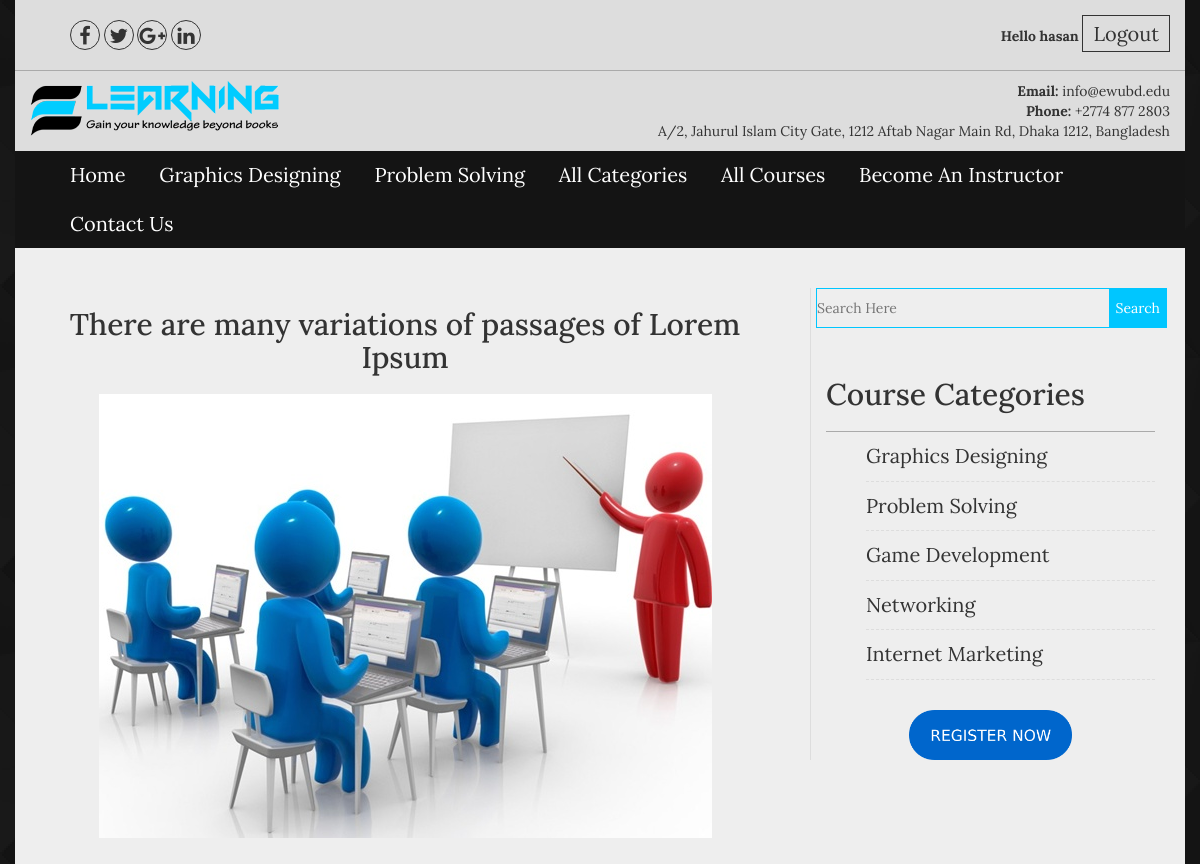
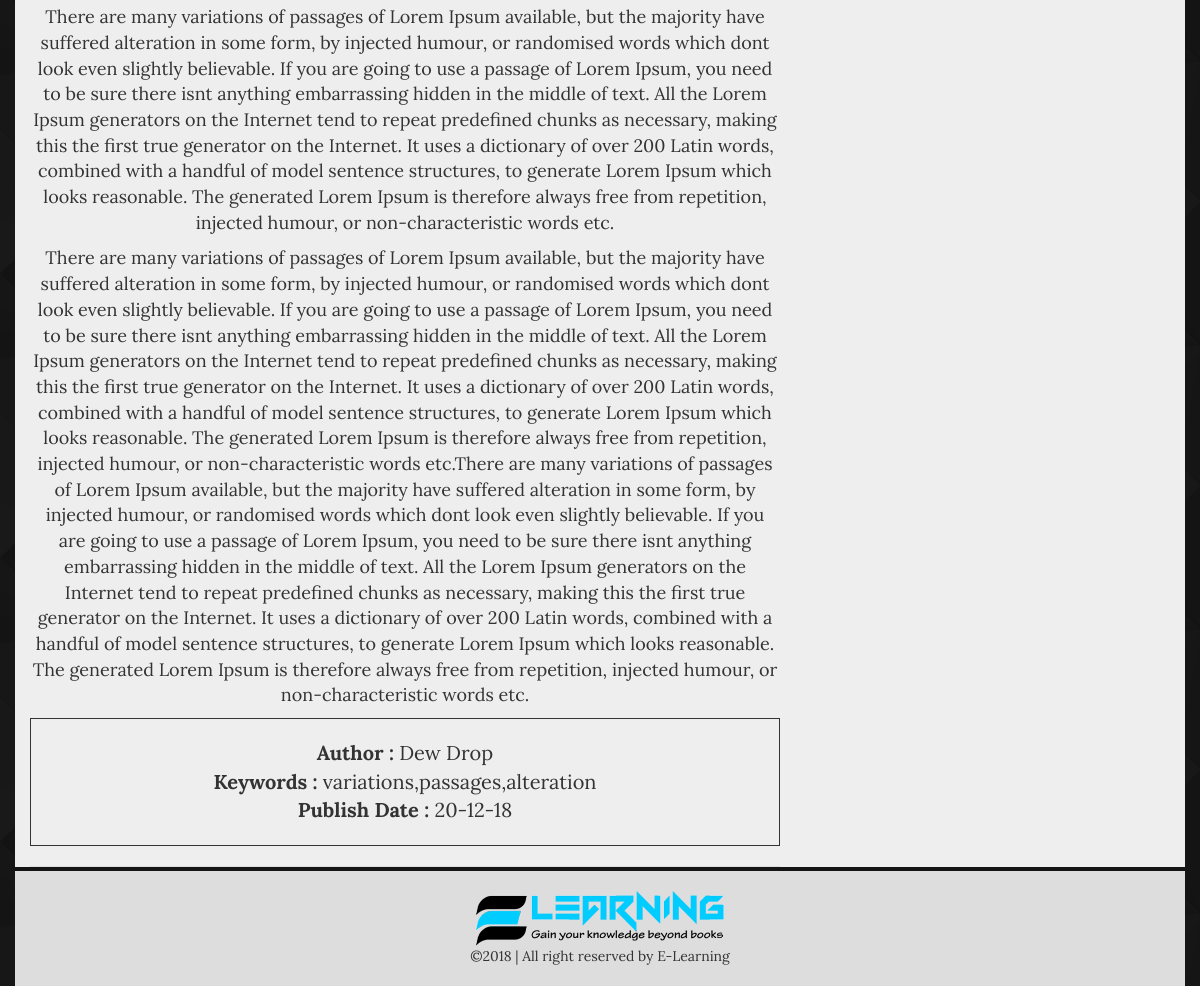
The app's page /single.php?post_id=20 (signed in) with its own data (2 pictures, top to bottom).
### tables this page shows
CREATE TABLE IF NOT EXISTS `categories` (
`cat_id` int(100) NOT NULL,
  `cat_name` varchar(100) NOT NULL,
  `cat_desc` text NOT NULL,
  `cat_icon` varchar(50) NOT NULL
);

CREATE TABLE IF NOT EXISTS `posts` (
`post_id` int(100) NOT NULL,
  `cat_id` int(100) NOT NULL,
  `post_title` varchar(100) NOT NULL,
  `post_date` text NOT NULL,
  `post_author` varchar(50) NOT NULL,
  `post_keywords` text NOT NULL,
  `post_image` text NOT NULL,
  `post_content` longtext NOT NULL
);

### single.php (the view, shortened to what this page needs)
<?php
include("includes/header.php");
?>
<section class="content_area">
    <div class="container">
        <div class="row">
            <div class="col-md-8 col-sm-8 col-xs-12" style="margin-top:40px">
                <div class="our_latest_courses">
                    <?php
                    if(isset($_GET['post_id'])){
                    $post_get_id = $_GET['post_id'];
                    $post = "select * from posts where post_id = '$post_get_id'";
                    $run_post = mysqli_query($con,$post);
                    while($post_row = mysqli_fetch_array($run_post)):
                    $post_title = $post_row ['post_title'];
                    $post_date = $post_row ['post_date'];
                    $post_author = $post_row ['post_author'];
                    $post_featured_image = $post_row ['post_image'];
                    $post_keywords = $post_row ['post_keywords'];
                    $post_content = $post_row ['post_content'];
                    ?>
                    <div class="single_latest">
                        <div class="section_title text-center">
                         <h2><?php echo $post_title;?></h2>
                          <?php
                            if(isset($_SESSION['luser_name'])):
                           ?>
                            <img src="admin/images/<?php echo $post_featured_image;?>">
                            <?php echo $post_content;?>
                            <?php else:?>
                            <p>You must <a href="login.php">Login</a> to see this course.</p></br>
                            <?php endif;?>
                            <div class="course_meta">
                                <span><strong>Author : </strong><?php echo $post_author;?></span>
                                <span><strong>Keywords : </strong><?php echo $post_keywords;?></span>
                                <span><strong>Publish Date : </strong><?php echo $post_date;?></span>
                            </div>
                        </div>
                    </div>
                    <?php endwhile;?>
                    <?php };?>
                </div>
            </div>
            <div style="margin-top:40px">
                <?php include("includes/sidebar.php");?>
            </div>
        </div>
    </div>
</section>
<?php include("includes/footer.php");?>

### includes/frontend_menus.php (shortened to what this page needs)
<div class="menu_top">
	<ul>
		<li><a href="index.php">Home</a></li>
		<?php
		$cat = "select * from categories LIMIT 2";
		$run_cat = mysqli_query($con,$cat);
		while ($cat_row = mysqli_fetch_array($run_cat)):
		$category_id = $cat_row['cat_id'];
		$category_name = $cat_row['cat_name'];
		?>
		<li><a href="single-cat.php?cat_id=<?php echo $category_id;?>"><?php echo $category_name;?></a></li>
		<?php endwhile;?>
		<li><a href="#">All Categories</a>
		</li>
		<li><a href="all_course.php">All Courses</a></li>
		<li><a href="admin/registration.php">Become An Instructor</a>
		</li>
		<li><a href="contact.php">Contact Us</a></li>
	</ul>
</div>

### includes/sidebar.php
<div class="col-md-4 col-sm-4 col-xs-12">
	<div class="sidebar_right">
		<div class="search_sidebar">
			<form action="search.php" class="search_bar" method="get">
				<input type="Search" name="search" placeholder="Search Here">
				<input type="Submit" name="search_submit" value="Search">
			</form>
		</div>
		<div class="sidebar_categories">
			<h2>Course Categories</h2>
			<ul>
				<?php
				$category = "select * from categories";
				$run_category = mysqli_query($con,$category);
				while ($category_row = mysqli_fetch_array($run_category)):
				$cat_id = $category_row['cat_id'];
				$cat_name = $category_row['cat_name'];
				?>
				<li><a href="single-cat.php?cat_id=<?php echo $cat_id;?>"><?php echo $cat_name;?></a></li>
			<?php endwhile ?>
			</ul>
		</div>
		<div class="sidebar_banner">
			<a href="registration.php"><img src="image/register.png" alt="Register Now"></a>
		</div>
	</div>
</div>

### css/style.css (style rules this page uses)
body { font-family: 'Lora', serif; background: url(../images/bg.png)repeat; }
img { max-width: 100%; height: auto; }
ul { margin: 0;ead padding: 0; list-style: none; }
h1,h2,h3,h4,h5,h6,p { margin: 0; padding: 0 }
.container { background: #eee }
.menu_top li { display: inline-block; }
.menu_top { background: #141414 none repeat scroll 0 0; }
.menu_top a { color: #fff; display: block; font-size: 20px; padding: 10px 15px; }
.section_title.text-center > p { font-size: 18px; margin: 10px 0; }
.search_bar input[type="search"] { background: transparent none repeat scroll 0 0; border: 1px solid #00c6ff; display: block; padding: 10px 0; width: 100%; }
.search_bar input[type="submit"] { background: #00c6ff none repeat scroll 0 0; border: medium none; color: #fff; float: right; height: 40px; margin-right: -1px; margin-top: -40px; position: relative; z-index: 999; }
.sidebar_categories { margin: 20px 0; padding: 10px; }
.sidebar_categories a { border-bottom: 1px dashed #ddd; color: #333; display: block; font-size: 20px; padding: 10px 0; }
.sidebar_right { border-left: 1px solid #ddd; padding: 0 5px; }
.sidebar_banner img { height: 50px; margin: 0 auto; }
.sidebar_banner { margin: 10px 0 30px; text-align: center; }
.single_latest { border-bottom: 1px solid #ddd; padding: 20px 0; }
.sidebar_categories > h2 { border-bottom: 1px solid #aaa; padding: 20px 0; }
.course_meta { border: 1px solid; font-size: 20px; padding: 20px 0; }
.course_meta > span { display: block; }
.single_latest .section_title.text-center > img { margin: 20px 0; }
body, html { height: 100%; }
.menu_top li { position: relative; }

### records on screen
categories: cat_name "Graphics Designing"
categories: cat_name "Problem Solving"
posts: post_title "There are many variations of passages of Lorem Ipsum", post_image (picture), post_content "There are many variations of passages of Lorem Ipsum available, but the majority have suffered alteration in some form, by injected humour, or randomised words which dont look even slightly believable. If you are going to use a passage of Lorem Ipsum, you need to be sure there isnt anything embarrassing hidden in the middle of text. All the Lorem Ipsum generators on the Internet tend to repeat predefined chunks as necessary, making this the first true generator on the Internet. It uses a dictionary of over 200 Latin words, combined with a handful of model sentence structures, to generate Lorem Ipsum which looks reasonable. The generated Lorem Ipsum is therefore always free from repetition,…", post_author "Dew Drop", post_keywords "variations,passages,alteration", post_date "20-12-18"
categories: cat_name "Game Development"
categories: cat_name "Networking"
categories: cat_name "Internet Marketing"

### other values on screen
$_SESSION['luser_name'] "hasan"
